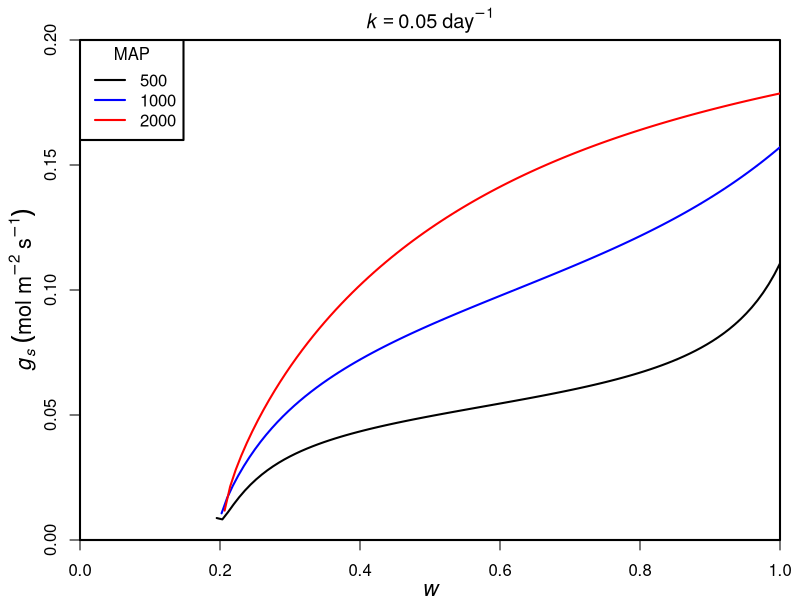

The R script that drew this image:

options(digits=2)
library(deSolve)

# psf(w)
psf <- function(w, pe=-1.58*10^-3, b=4.38)pe*w^(-b)

# PLC(px)
PLCf <- function(px, c=2.64, d=3.54)1-exp(-(-px/d)^c)

# xylem conductance function
kxf <- function(px, kxmax=5)kxmax*(1-PLCf(px))

# minimum xylem water potential function at given w
pxminf <- function(w, a=1.6, nZ=0.5, p=43200, l=1.8e-5, LAI=1, h=l*a*LAI/nZ*p, h2=l*LAI/nZ*p/1000){
  ps <- psf(w)
  f1 <- function(px)(ps-px)*h2*kxf(px)
  res <- optimize(f1, c(-100, 0), tol=.Machine$double.eps, maximum=T)$maximum
  return(res)
}

# gsmaxf(w)
gsmaxf <- Vectorize(function(w, a=1.6, nZ=0.5, p=43200, l=1.8e-5, LAI=1, h=l*a*LAI/nZ*p, VPD=0.02, h2=l*LAI/nZ*p/1000){
  ps <- psf(w)
  pxmin <- pxminf(w)
  res <- (ps-pxmin)*h2*kxf(pxmin)/(h*VPD)
  return(res)
})

# xylem water potential function
pxf <- function(w, gs, a=1.6, nZ=0.5, p=43200, l=1.8e-5, LAI=1, h=l*a*LAI/nZ*p, VPD=0.02, h2=l*LAI/nZ*p/1000){
  ps <- psf(w)
  pxmin <- pxminf(w)
  f1 <- function(px)((ps-px)*h2*kxf(px)-h*VPD*gs)^2
  res <- optimize(f1, c(pxmin, ps), tol=.Machine$double.eps)$minimum
  return(res)
}

# Af(gs, ca)
Af <- function(gs, ca, Vcmax=50, cp=30, Km=703, Rd=1, LAI=1){
  LAI*1/2*(Vcmax+(Km+ca)*gs-Rd-((Vcmax)^2+2*Vcmax*(Km-ca+2*cp)*gs+((ca+Km)*gs+Rd)^2-2*Rd*Vcmax)^(1/2))
}

# PLCwgsf(w, gs)
PLCwgsf <- function(w, gs){
  px <- pxf(w, gs)
  res <- PLCf(px)
  return(res)
}

# mf(w, gs)
mf <- function(w, gs, h3=10)h3*PLCwgsf(w, gs)

# B(w, gs)
Bf <- function(w, gs, ca)Af(gs, ca)-mf(w, gs)

# dgs/dw
dgsdwf <- function(w, y, parms, mu, wL){
  with(as.list(c(y, parms, mu, wL)), {
    
    h <- l*a*LAI/nZ*p
    gamma <- 1/((MAP/365/k)/1000)*nZ
    h2=l*LAI/nZ*p/1000
    
    px <- pxf(w, gs)
    res <- -((-((2*b*(-1+c)*c*gs*h*h3*pe*(-(px/d))^c*VPD*w^(-1+b))/(h2*kxmax*(px*w^b+c*(-(px/d))^c*(pe-px*w^b))^2))+(2*b*c^2*gs*h*h3*pe*(-(px/d))^(2*c)*VPD*w^(-1+b))/(h2*kxmax*(px*w^b+c*(-(px/d))^c*(pe-px*w^b))^2)-(2*b*c*h3*pe*(-(px/d))^c)/(exp((-(px/d))^c)*(w*(px*w^b+c*(-(px/d))^c*(pe-px*w^b))))+(2*b*c^2*gs*h*h3*pe*(-(px/d))^(2*c)*VPD*w^(-1+b)*(pe-c*pe+c*px*w^b))/(h2*kxmax*((-px)*w^b+c*(-(px/d))^c*(-pe+px*w^b))^3)+(2*gamma*((-1+exp(-(-(px/d))^c))*h3+mu-(1/2)*LAI*((-ca)*gs-gs*Km+Rd-Vcmax+sqrt((ca*gs-gs*Km+Rd-Vcmax)^2+4*gs*(ca*gs*Km+Km*Rd+cp*Vcmax)))))/(1-wL)+(gs*(-gamma+k/(gs*h*VPD))*(LAI*(ca+Km-(ca^2*gs+gs*Km^2+Km*Rd+ca*(2*gs*Km+Rd-Vcmax)+2*cp*Vcmax+Km*Vcmax)/sqrt((ca*gs-gs*Km+Rd-Vcmax)^2+4*gs*(ca*gs*Km+Km*Rd+cp*Vcmax)))+(2*c*h*h3*(-(px/d))^c*VPD*w^b)/(h2*kxmax*(px*w^b+c*(-(px/d))^c*(pe-px*w^b)))))/(1-wL))/(gs*h^2*VPD^2*((LAI*((2*(ca+Km))/gs+(ca^2*gs+gs*Km^2+Km*Rd+ca*(2*gs*Km+Rd-Vcmax)+2*cp*Vcmax+Km*Vcmax)^2/((ca*gs-gs*Km+Rd-Vcmax)^2+4*gs*(ca*gs*Km+Km*Rd+cp*Vcmax))^(3/2)+(-3*ca^2*gs-3*gs*Km^2-2*ca*(3*gs*Km+Rd-Vcmax)-2*(2*cp*Vcmax+Km*(Rd+Vcmax)))/(gs*sqrt((ca*gs-gs*Km+Rd-Vcmax)^2+4*gs*(ca*gs*Km+Km*Rd+cp*Vcmax)))))/(h^2*VPD^2)-(2*(-1+c)*c*exp((-(px/d))^c)*h3*(-(px/d))^c*w^(2*b))/(h2^2*kxmax^2*(px*w^b+c*(-(px/d))^c*(pe-px*w^b))^2)+(2*c^2*exp((-(px/d))^c)*h3*(-(px/d))^(2*c)*w^(2*b))/(h2^2*kxmax^2*(px*w^b+c*(-(px/d))^c*(pe-px*w^b))^2)-(2*(LAI*(ca+Km-(ca^2*gs+gs*Km^2+Km*Rd+ca*(2*gs*Km+Rd-Vcmax)+2*cp*Vcmax+Km*Vcmax)/sqrt((ca*gs-gs*Km+Rd-Vcmax)^2+4*gs*(ca*gs*Km+Km*Rd+cp*Vcmax)))+(2*c*h*h3*(-(px/d))^c*VPD*w^b)/(h2*kxmax*(px*w^b+c*(-(px/d))^c*(pe-px*w^b)))))/(gs*h^2*VPD^2)+(2*c*h3*(-(px/d))^c*w^b*(2*h2*kxmax*px^2*w^(2*b)+c^2*(-(px/d))^c*(pe-px*w^b)*((-exp((-(px/d))^c))*gs*h*(-1+(-(px/d))^c)*VPD*w^b+2*h2*kxmax*(-(px/d))^c*(pe-px*w^b))-c*(-(px/d))^c*w^b*(4*h2*kxmax*px*(-pe+px*w^b)+exp((-(px/d))^c)*gs*h*VPD*(pe+px*w^b))))/(gs*h*h2^2*kxmax^2*VPD*(px*w^b+c*(-(px/d))^c*(pe-px*w^b))^3))))
    return(list(res))
  })
}

# Boundary conditions
gsBCf <- function(w, parms, mu, ca){
  with(as.list(c(w, parms, mu)), {
    
    h <- l*a*LAI/nZ*p
    h2=l*LAI/nZ*p/1000
    
    f1 <- function(gs){
      px <- pxf(w, gs)
      res <- (1/2)*gs*h*VPD*((-gs)*LAI*(ca+Km-(ca^2*gs+gs*Km^2+Km*Rd+ca*(2*gs*Km+Rd-Vcmax)+2*cp*Vcmax+Km*Vcmax)/sqrt((ca*gs-gs*Km+Rd-Vcmax)^2+4*gs*(ca*gs*Km+Km*Rd+cp*Vcmax)))+2*((-1+exp(-(-(px/d))^c))*h3+mu-(1/2)*LAI*((-ca)*gs-gs*Km+Rd-Vcmax+sqrt((ca*gs-gs*Km+Rd-Vcmax)^2+4*gs*(ca*gs*Km+Km*Rd+cp*Vcmax))))-(2*c*gs*h*h3*(-(px/d))^c*VPD*w^b)/(h2*kxmax*(px*w^b+c*(-(px/d))^c*(pe-px*w^b))))
      return(res^2)
    }
    
    gsmax <- gsmaxf(w)
    res <- optimize(f1, c(gsmax*0.1, gsmax), tol=.Machine$double.eps)
    return(res)
  })
}

# optimize mu
muf <- function(mu, wL){
  gswL <- gsBCf(wL, parms, mu, ca)
  out <- ode(y=c(gs=gswL$minimum), times=c(wL, 1), func=dgsdwf, parms=parms, mu=mu, wL=wL)
  gs11 <- out[2, 2]
  gs12 <- gsBCf(1, parms, mu, ca)
  res <- gs11-gs12$minimum
  return(res^2)
}

# gs(w)
gswf <- function(w, mu, wL){
  gswL <- gsBCf(wL, parms, mu, ca)
  res <- ode(y=c(gs=gswL$minimum), times=c(wL, w), func=dgsdwf, parms=parms, mu=mu, wL=wL)[2, 2]
  return(res)
}

# Result
mul <- 1
ca <- 400
parms <- c(LAI=1,
           Vcmax=50, cp=30, Km=703, Rd=1,
           a=1.6, nZ=0.5, p=43200, l=1.8e-5, VPD=0.02,
           pe=-1.58*10^-3, b=4.38, c=2.64, d=3.54, kxmax=5, h3=10)

# Scenario 1
k <- 0.05
MAP <- 500
wL <- 0.195321908017932
mu <- optimize(muf, c(-20, 0), tol=.Machine$double.eps, wL=wL)
gswf1 <- Vectorize(function(w)gswf(w, mu$minimum, wL)*mul)

# Figure
windows(8, 6)
par(mgp=c(2, 1, 0), xaxs="i", yaxs="i", lwd=2, mar=c(3, 4, 2, 1))
curve(gswf1, wL, 1,
      xlab=expression(italic(w)), 
      ylab=expression(italic(g[s])~(mol~m^-2~s^-1)),
      #main=expression("MAP=1000 mm"),
      main=expression(italic(k==0.05)~day^-1),
      xlim=c(0, 1), ylim=c(0, 0.2),
      cex.lab=1.3)

# Scenario 2
k <- 0.05
MAP <- 1000
wL <- 0.202234724271675
mu <- optimize(muf, c(-20, 0), tol=.Machine$double.eps, wL=wL)
gswf1 <- Vectorize(function(w)gswf(w, mu$minimum, wL)*mul)

# Figure
curve(gswf1, wL, 1, add=T, col="blue")

# Scenario 3
k <- 0.05
MAP <- 2000
wL <- 0.206570338208484
mu <- optimize(muf, c(-20, 0), tol=.Machine$double.eps, wL=wL)
gswf1 <- Vectorize(function(w)gswf(w, mu$minimum, wL)*mul)

# Figure
curve(gswf1, wL, 1, add=T, col="red")
#legend("topleft", title=expression(italic(k)), c("0.025", "0.05", "0.1"), lty=c(1, 1, 1), col=c("black", "blue", "red"))
legend("topleft", title="MAP", c("500", "1000", "2000"), lty=c(1, 1, 1), col=c("black", "blue", "red"))
